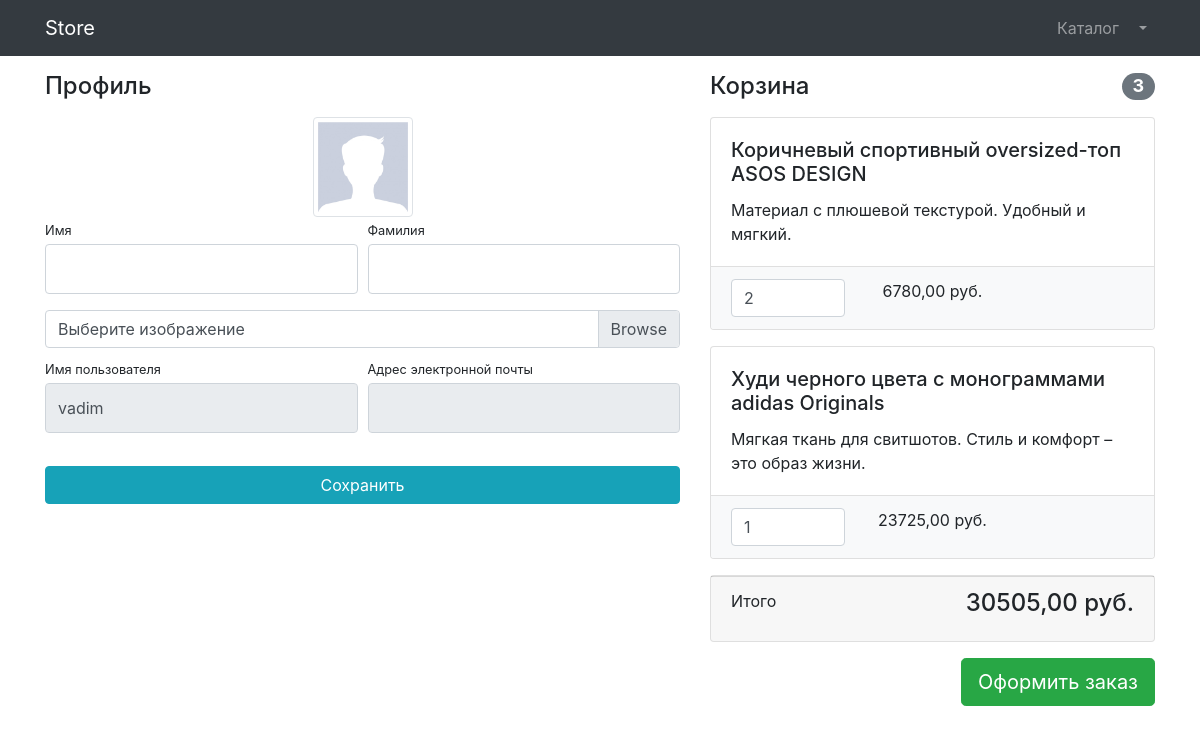
/users/profile/ (signed in), run on the app's committed database.
### users/models.py (models this page shows)
class User(AbstractUser):
    image = models.ImageField(
        upload_to="users_images",
        null=True,
        blank=True
    )

### products/models.py (models this page shows, shortened)
class ProductBasket(models.Model):
    product = models.ForeignKey(Product, on_delete=models.CASCADE)
    basket = models.ForeignKey(Basket, on_delete=models.CASCADE)
    quantity = models.PositiveIntegerField(default=0)
    objects = ProductBasketQuerySet.as_manager()
    @property
    def sum(self):
        return self.product.price * self.quantity

class Product(models.Model):
    name = models.CharField(max_length=128)
    image = models.ImageField(upload_to="products_images")
    description = models.TextField()
    short_description = models.TextField(null=True, blank=True)
    price = models.DecimalField(
        max_digits=7,
        decimal_places=2,
        null=True,
        blank=True,
    )
    quantity = models.PositiveIntegerField(default=0)
    categories = models.ManyToManyField(Category, null=True, blank=True)

### users/views.py (the view)
# urls.py: path("profile/", profile, name="profile"),
@login_required
def profile(request):
    if request.method == "POST":
        form = UserProfileForm(
            instance=request.user,
            data=request.POST,
            files=request.FILES,
        )
        if form.is_valid():
            form.save()
            return HttpResponseRedirect(reverse("users:profile"))
    else:
        form = UserProfileForm(instance=request.user)
    basket = Basket.objects.filter(user=request.user).last()
    products_basket = ProductBasket.objects.filter(basket=basket)
    context = {
        "title": "Store - Профиль",
        "form": form,
        "basket": basket,
        "products_basket": products_basket,
    }
    return render(
        request=request,
        template_name="users/profile.html",
        context=context
    )

### users/forms.py
class UserProfileForm(UserChangeForm):
    first_name = forms.CharField(
        widget=forms.TextInput(
            attrs={
                "class": "form-control py-4",
            }
        ),
    )
    last_name = forms.CharField(
        widget=forms.TextInput(
            attrs={
                "class": "form-control py-4",
            }
        ),
    )
    username = forms.CharField(
        widget=forms.TextInput(
            attrs={
                "class": "form-control py-4",
                "readonly": True,
            }
        ),
    )
    email = forms.CharField(
        widget=forms.EmailInput(
            attrs={
                "class": "form-control py-4",
                "readonly": True,
            }
        ),
    )
    image = forms.ImageField(
        widget=forms.FileInput(
            attrs={
                "class": "custom-file-input"
            }
        ),
        required=False,
    )
    class Meta:
        model = User
        fields = (
            "first_name",
            "last_name",
            "username",
            "email",
            "image",
        )

### products/models.py (called while the page is built)
    @property
    def total_sum(self):
        return sum(
            product_basket.sum for product_basket in self
        )

    @property
    def total_quantity(self):
        return sum(
            product_basket.quantity for product_basket in self
        )

### users/templates/users/profile.html (shortened to what this page needs)
{% extends "products/base.html" %}
{% load static %}
{% block css %}
    <link href={% static "/vendor/css/products.css" %} rel="stylesheet">
{% endblock %}
{% block content %}
    <div class="container">
        <div class="row">
            <div class="col-lg-7">
                <h4 class="mt-3 mb-3">Профиль</h4>
                <div class="col-lg-12 text-center">
                    <img width="100" height="100"
                        src="{% if user.image %} {{ user.image.url }} {% else %} {% static "vendor/img/users/default_avatar.jpg" %} {% endif %}"
                        class="img-thumbnail">
                </div>
                <form action="{% url "users:profile" %}" method="POST" enctype="multipart/form-data">
                    <div class="form-row">
                        <div class="col-lg-6">
                            <div class="form-group">
                                <label class="small mb-1" for="{{ form.first_name.id_for_label }}">Имя</label>
                                {{ form.first_name }}
                            </div>
                        </div>
                        <div class="col-lg-6">
                            <div class="form-group">
                                <label class="small mb-1" for="{{ form.last_name.id_for_label }}">Фамилия</label>
                                {{ form.last_name }}
                            </div>
                        </div>
                    </div>
                    <div class="form-row mb-2">
                        <div class="col-lg-12">
                            <div class="custom-file">
                                <label class="custom-file-label" for="{{ form.image.id_for_label }}">Выберите изображение</label>
                            </div>
                        </div>
                    </div>
                    <div class="form-row">
                        <div class="col-lg-6">
                            <label class="small mb-1" for="{{ form.username.id_for_label }}">Имя пользователя</label>
                            {{ form.username }}
                        </div>
                        <div class="col-lg-6">
                            <label class="small mb-1" for="{{ form.email.id_for_label }}">Адрес электронной
                                почты</label>
                            {{ form.email }}
                        </div>
                    </div>
                    <div class="form-row">
                        <div class="col-lg-12" style="margin-top: 33px;">
                            <input class="btn btn-info btn-block" type="submit" value="Сохранить">
                        </div>
                    </div>
                </form>
            </div>
            <div class="col-lg-5">
                {% include "products/basket.html" %}
            </div>
        </div>
    </div>
{% endblock %}

### products/templates/products/basket.html (shortened to what this page needs)
{% if basket %}
    <h4 class="mt-3 mb-3 d-flex justify-content-between align-items-center mb-3">
        Корзина <span class="badge badge-secondary badge-pill">{{ products_basket.total_quantity }}</span>
    </h4>
    {% for product_basket in products_basket %}
        <div class="card mb-3">
            <div class="card-body">
                <h5 class="card-title">{{ product_basket.product.name }}</h5>
                <p class="card-text">{{ product_basket.product.description }}</p>
            </div>
            <ul class="list-group list-group-flush">
                <li class="list-group-item bg-light">
                    <div class="row text-center">
                        <div class="col-lg-4">
                            <input name="basketID" type="number" class="form-control"
                                value="{{ product_basket.quantity }}" min="0">
                        </div>
                        <div class="col-lg-4">{{ product_basket.sum }} руб.</div>
                        <div class="col-lg-4">
                        </div>
                    </div>
                </li>
            </ul>
        </div>
    {% endfor %}
    <div class="card mb-3">
        <div class="card-footer">
            <p class="float-left">Итого</p>
            <h4 class="float-right">{{ products_basket.total_sum }} руб.</h4>
        </div>
    </div>
    <a class="btn btn-success btn-lg float-right" href="../orders/order-create.html">
        Оформить заказ
    </a>
{% else %}
    <h4 class="mt-3 mb-3 text-center">
        Корзина пуста
    </h4>
{% endif %}

### data on the page
User: username "vadim"
ProductBasket: total_quantity "3", product.name "Коричневый спортивный oversized-топ ASOS DESIGN", product.description "Материал с плюшевой текстурой. Удобный и мягкий.", basketID "2", sum "6780,00", total_sum "30505,00"
ProductBasket: product.name "Худи черного цвета с монограммами adidas Originals", product.description "Мягкая ткань для свитшотов. Стиль и комфорт – это образ жизни.", basketID "1", sum "23725,00"
